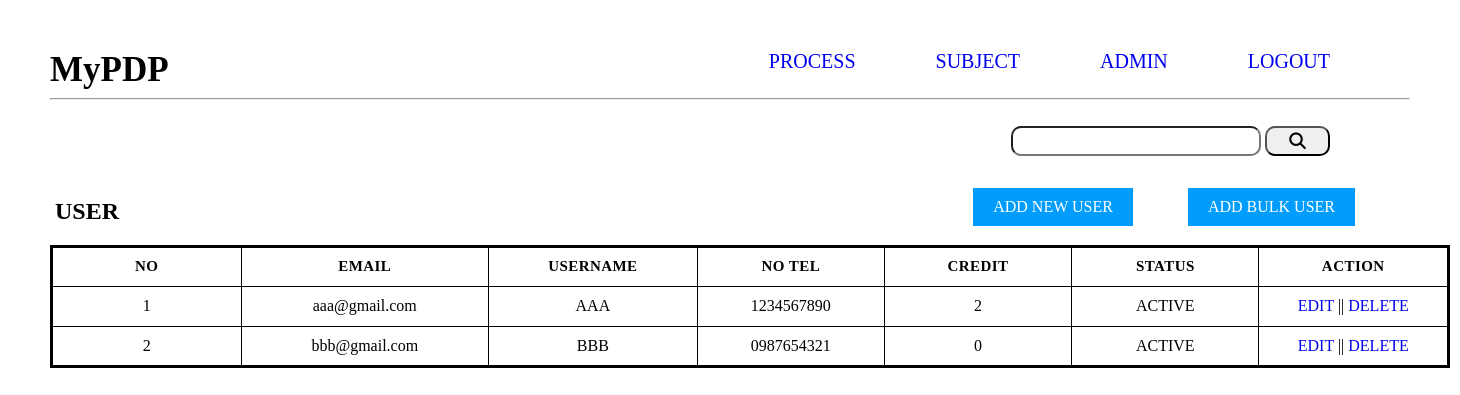
The page /admin/user.php on the database as committed earlier.
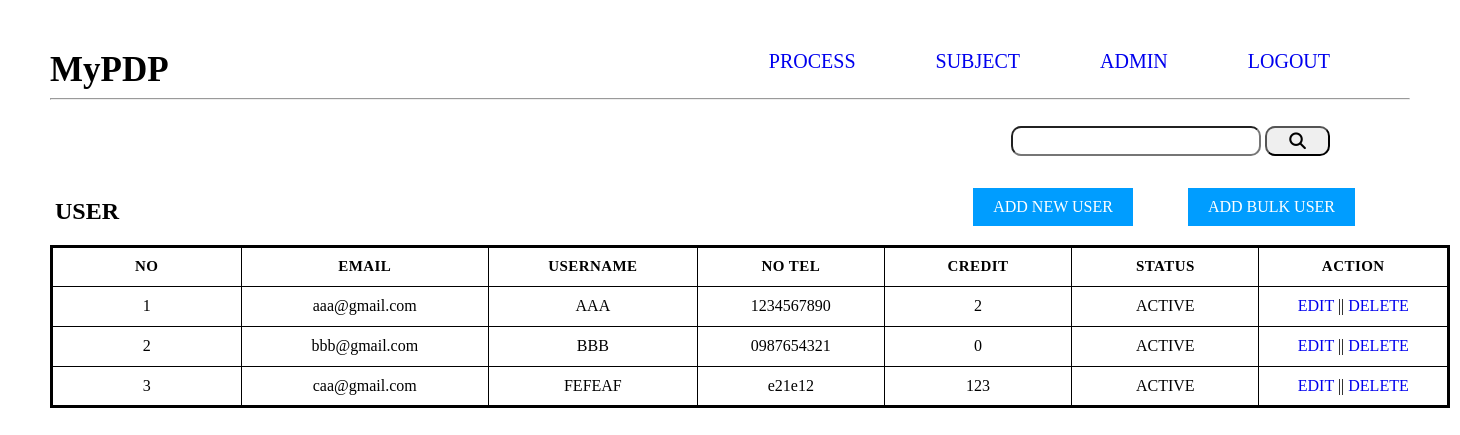
The same page on the database as committed later.
### tables this page shows
CREATE TABLE `user` (
  `id` int(11) NOT NULL,
  `email` varchar(255) NOT NULL,
  `username` varchar(255) NOT NULL,
  `password` varchar(255) NOT NULL,
  `hp` varchar(255) NOT NULL,
  `credit` int(11) NOT NULL,
  `status` int(11) NOT NULL
);

### admin/user.php (the view, shortened to what this page needs)
<?php
    include '../db.php';
?>
<html>
<head>
<link rel="stylesheet" href="https://cdnjs.cloudflare.com/ajax/libs/font-awesome/6.3.0/css/all.min.css">
</head>
    <body style="margin:50px 50px 0 50px;">
        <b style="font-size:35px">MyPDP</b>
        <span style="font-size:20px; float: right; margin-right: 80px"><a href="../logout.php">LOGOUT</a></span>
        <span style="font-size:20px; float: right; margin-right: 80px"><a href="../admin/user.php">ADMIN</a></span>
        <span style="font-size:20px; float: right; margin-right: 80px"><a href="../subject.php">SUBJECT</a></span>
        <span style="font-size:20px; float: right; margin-right: 80px"><a href="./process.php">PROCESS</a></span>
        <br><hr>
        <br>
        <form action="" method="POST">
        <div style="margin: 0px 80px 0 0; float:right">
            <input style="width:250px; height:30px; border-radius: 10px" type="text" name="search">
            <button style="width:65px; height:30px; border-radius: 10px" name="searchbtn" ><i class="fa-solid fa-magnifying-glass fa-lg"></i></button><br>
        </div>
        </form>
        <br><br>
        <div>
        <h2 style="float: left; margin-left:5px">USER</h2>
        <div class="btn" style="float: right" id="bulk"><span>ADD BULK USER</span></div>
        <div class="btn" style="float: right" id="add"><span>ADD NEW USER</span></div>
        </div>
        <br>
        <br>
    <div class="table-content">
        <table class="collapsetable" border="1">
            <thead>
                <tr class="table-header">
                    <td>NO</td>
                    <td>EMAIL</td>
                    <td>USERNAME</td>
                    <td>NO TEL</td>
                    <td>CREDIT</td>
                    <td>STATUS</td>
                    <td>ACTION</td>
                </tr>
            </thead>
            <?php
                $count = 1;
                $sql = "SELECT * FROM `user`";
                $result = $conn->query($sql);
                while($row = $result->fetch_assoc()){
            ?>
            <tr class="center">
                <td><?php echo $count++; ?></td>
                <td><?php echo $row["email"];?></td>
                <td style="text-transform:uppercase"><?php echo $row["username"];?></td>
                <td><?php echo $row["hp"];?></td>
                <td><?php echo $row["credit"];?></td>
                <td>
                    <?php
                    if($row["status"] == 1){
                        echo "ACTIVE";
                    }else{
                        echo "INACTIVE";
                    }
                ?>
                </td>
                <td><a href="edit.php?id=<?php echo $row["id"];?>">EDIT</a> ||
                    <a href="del.php?id=<?php echo $row["id"];?>"
                    onclick="return confirm('Are you sure to delete the user?')">DELETE</a>
                </td>
                <?php
                    }
                ?>
        </table>
        </div>
        <br>
    </body>
</html>

### admin/user.php (style rules this page uses)
.table-content { width: 1000px; text-align: center; }
.table-header { text-align: center; font-weight: bold; background-color: white; font-size: 15px; text-transform: uppercase; letter-spacing: 0.03em; }
td { width:80px; height: 40px; }
.center { text-align: center; }
.collapsetable { border-collapse: collapse; border: 3px solid black; text-align: center; width: 140%; }
.btn { padding: 10px 20px 10px 20px; background: #009dff; color: white; border: none; margin-top: 10px; margin-right: 55px; cursor: default; text-align: center; }
a { text-decoration: none; }

Rows that differ between the two databases and show on the page:
added user: email "caa@gmail.com", username "FEFEAF", hp "e21e12", credit "123", status "ACTIVE"
